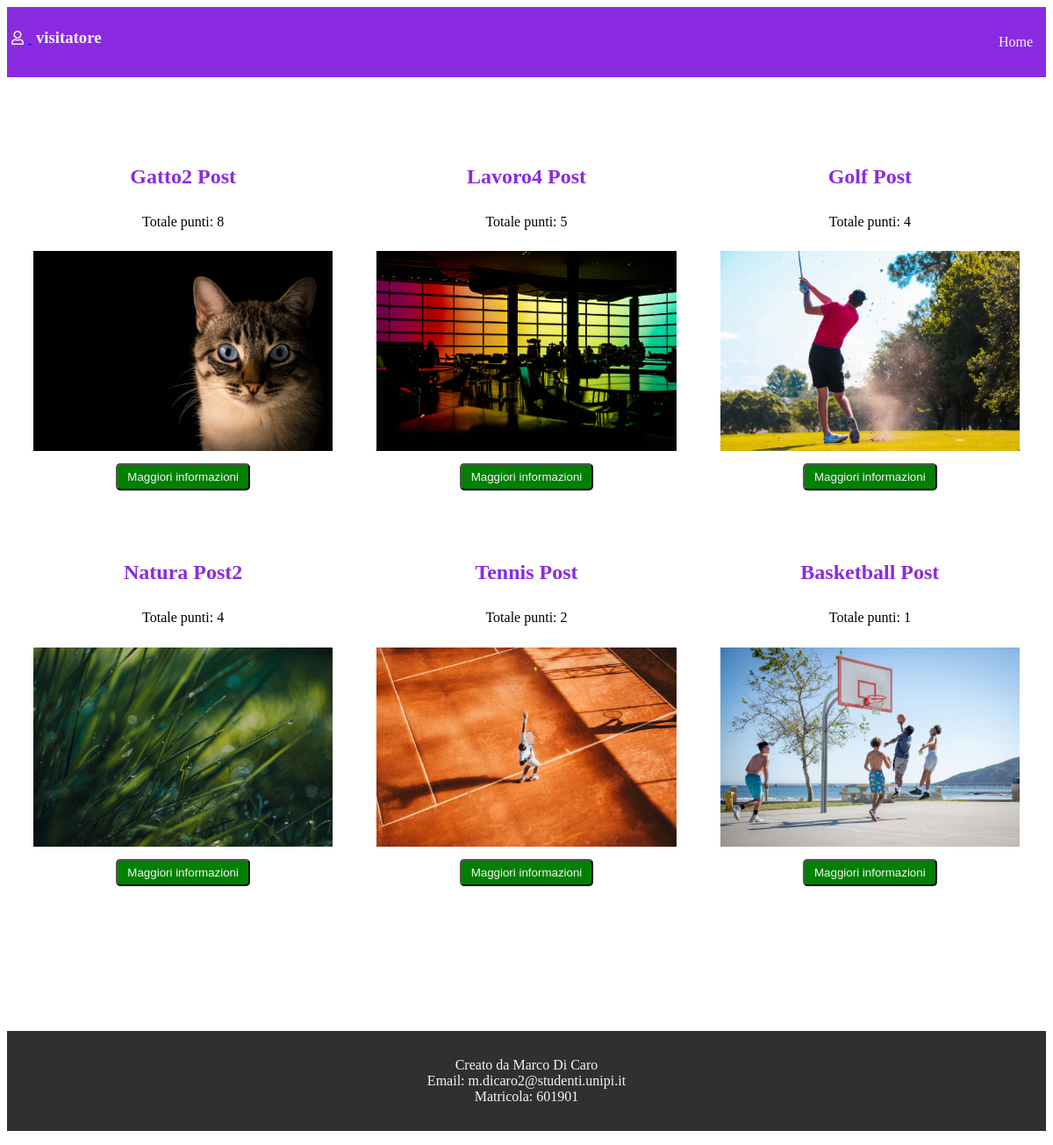
Page /votati.php on the committed database.
### tables this page shows
CREATE TABLE `post` (
  `id` tinyint(4) NOT NULL,
  `data` datetime NOT NULL,
  `titolo` varchar(255) NOT NULL,
  `foto` varchar(255) NOT NULL,
  `testo` text DEFAULT NULL,
  `blog` tinyint(4) NOT NULL,
  `somma_punti_post` smallint(6) DEFAULT NULL
);

### votati.php (the view, shortened to what this page needs)
<?php
    require("connect_db.php");
    $leggere = mysqli_query($connessioneDB, "SELECT somma_punti_post, id, titolo, foto FROM post WHERE somma_punti_post!='NULL' ORDER BY somma_punti_post DESC LIMIT 6") or die(mysqli_error($connessioneDB));
?>
<!DOCTYPE html>
<html lang="it">
<head>
    <link rel="stylesheet" href="https://use.fontawesome.com/releases/v5.15.3/css/all.css">
    <link rel="stylesheet" href="css/styles.css">
</head>
<body>
    <div class="header">
        <div class="user-icon">
            <a href="admin/user_dashboard.php">
            <?php
                if(isset($_SESSION["user"])){
                    $nome = $_SESSION["user"];
                    $leggere5 = mysqli_query($connessioneDB, "SELECT foto FROM utente WHERE nome='$nome' AND foto IS NOT NULL") or die(mysqli_error($connessioneDB));
                    $datiRiga5 = mysqli_fetch_assoc($leggere5);
                    if(mysqli_num_rows($leggere5)>0){
            ?>
                        <img  id="user-image" src="admin/user_image/<?php echo $datiRiga5["foto"] ?>" alt="user-img">
            <?php
                    }
                    else{
            ?>
                        <i class="far fa-user"></i>
            <?php
                    }
                }
                else{
            ?>
                    <i class="far fa-user"></i>
            <?php
                }
            ?>
            </a>
            <h3>
                <?php
                    if(isset($_SESSION["user"])){
                        echo $_SESSION["user"];
                    }
                    else{
                        echo "visitatore";
                    }
                ?>
            </h3>
        </div>
        <ul class="navbar">
            <li><a href="index.php">Home</a></li>
        </ul>
    </div>
    <div class="container">
        <div class="grid-container" id="show-post">
        <?php while($datiRiga = mysqli_fetch_assoc($leggere)){
        ?>
            <div class="card" id="show-card">
                <h2>
                    <?php
                        echo $datiRiga["titolo"];
                    ?>
                </h2>
                <p>
                    Totale punti: <?php echo $datiRiga["somma_punti_post"];?>
                </p>
                <img src="images/<?php echo $datiRiga["foto"]; ?>" alt="card-img">
                <button><a href="single_votati.php?id=<?php echo $datiRiga["id"];?>">Maggiori informazioni</a></button>
            </div>
        <?php
              }
        ?>
        </div>
    </div>
<?php
    include("footer.php");
?>
</body>
</html>

### css/styles.css (style rules this page uses)
.header { display:flex; justify-content:space-between; background-color:blueviolet; margin-bottom:50px; }
.user-icon i { display:inline-block; margin:5px; color:whitesmoke; }
.user-icon h3 { padding:5px; color:whitesmoke; display:inline-block; }
.navbar { list-style-type:none; padding:0; }
.navbar li { margin:5px; display:inline-block; }
.navbar li a { display:block; margin:5px; padding:5px; text-decoration:none; color:whitesmoke; }
.container { display:flex; justify-content:space-between; }
.grid-container { display:grid; grid-template-columns:repeat(3, 1fr); width:70%; margin:5px; }
.card { margin:10px; }
.card h2 { text-align:center; color:blueviolet; }
.card img { width:100%; }
.card p { padding:5px; text-align:center; line-height:1.6; }
.card button { display:block; margin:10px auto; background-color:green; border-radius:5px; }
.card button a { display:block; margin:5px; text-decoration:none; color:whitesmoke; }
#show-post { width:100%; }
#show-card { margin:25px; }

### rows in the picture
post: titolo "Gatto2 Post", somma_punti_post "8", foto (picture)
post: titolo "Lavoro4 Post", somma_punti_post "5", foto (picture)
post: titolo "Golf Post", somma_punti_post "4", foto (picture)
post: titolo "Natura Post2", somma_punti_post "4", foto (picture)
post: titolo "Tennis Post", somma_punti_post "2", foto (picture)
post: titolo "Basketball Post", somma_punti_post "1", foto (picture)
